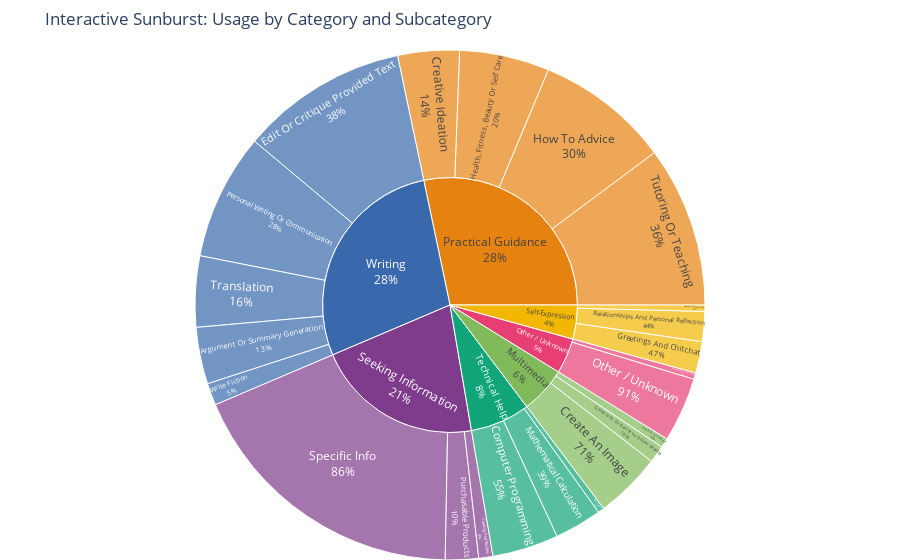

Notebook source saved alongside this figure:
### Code cell
# Marimekko (Mosaic) chart: category widths = totals; stacks = within-category shares
cat_totals = df.groupby('Category')['Percentage_clean'].sum().sort_values(ascending=False)
total = cat_totals.sum()
raw_widths = cat_totals / total

# Add gaps between columns
n_cat = len(raw_widths)
gap = 0.01  # fraction of total width per gap
total_gap = gap * max(n_cat - 1, 0)
scale = max(0.0, 1.0 - total_gap)
widths = raw_widths * scale

fig, ax = plt.subplots(figsize=(16, 8))
x_left = 0.0
category_centers = []
category_edges = []

# Assign one base color per category (column)
base_palette = sns.color_palette('Set2', n_colors=n_cat)
category_colors = {cat: base_palette[i] for i, cat in enumerate(widths.index)}

for i, (cat, width) in enumerate(widths.items()):
    sub = df[df['Category'] == cat].sort_values('Percentage_clean', ascending=False)
    cat_total = cat_totals[cat]
    heights = sub['Percentage_clean'] / cat_total
    y_bottom = 0.0
    # Generate tints of the base color for subcategories (vary by intensity)
    tints = sns.light_palette(category_colors[cat], n_colors=max(len(sub), 3), reverse=True)
    tints = tints[:len(sub)]
    # Iterate rows with corresponding heights and tints
    for (label, h), tint in zip(sub[['Subcategory']].assign(h=heights)[['Subcategory','h']].itertuples(index=False, name=None), tints):
        if h <= 0:
            continue
        ax.bar(x_left, h, width=float(width), bottom=y_bottom, align='edge', color=tint, edgecolor='white')
        if h > 0.07:
            ax.text(x_left + float(width)/2, y_bottom + h/2, str(label), ha='center', va='center', fontsize=12, fontweight='bold', color='black')
        y_bottom += h
    category_centers.append(x_left + float(width)/2)
    category_edges.append(x_left)
    x_left += float(width)
    if i < n_cat - 1:
        x_left += gap
# rightmost edge
category_edges.append(x_left)

ax.set_xlim(0, 1)
ax.set_ylim(0, 1)
ax.set_xticks(category_centers)
ax.set_xticklabels(widths.index, rotation=0, ha='center')
ax.set_yticks(np.linspace(0, 1, 6))
ax.set_yticklabels([f'{int(y*100)}%' for y in np.linspace(0, 1, 6)])
ax.set_title('Marimekko Chart: Usage by Category and Subcategory', fontsize=16, fontweight='bold')
ax.set_xlabel('Category share of total usage')
ax.set_ylabel('Share within category')

# draw column separators at edges and gaps
for x in category_edges:
    ax.axvline(x, color='white', linewidth=1)

# add legend for categories (base colors)
handles = [plt.Rectangle((0,0),1,1, color=category_colors[cat]) for cat in widths.index]
ax.legend(handles, widths.index, title='Category', bbox_to_anchor=(1.02, 1), loc='upper left', frameon=False)

plt.tight_layout()
plt.savefig('marimekko.png', dpi=300, bbox_inches='tight', facecolor='white')
plt.show()

print("Marimekko chart saved as 'marimekko.png'")

# Interactive Sunburst chart
import plotly.express as px

if 'Percentage_clean' not in df.columns:
    df['Percentage_clean'] = df['Percentage'].str.replace('%', '').astype(float)

fig_sb = px.sunburst(
    df,
    path=['Category', 'Subcategory'],
    values='Percentage_clean',
    color='Category',
    color_discrete_sequence=px.colors.qualitative.Bold,
    branchvalues='total',
    hover_data={'Percentage_clean': ':.1f'}
)
fig_sb.update_traces(
    textinfo='label+percent parent',
    hovertemplate='<b>%{label}</b><br>%{percentParent:.1%}<extra></extra>'
)
fig_sb.update_layout(
    title='Interactive Sunburst: Usage by Category and Subcategory',
    margin=dict(t=50, l=0, r=0, b=0)
)
fig_sb.show()
fig_sb.write_html('sunburst.html', include_plotlyjs='cdn', full_html=True)
print("Sunburst saved as 'sunburst.html'")

### Figure 1 — Plotly figure (JSON) as saved in the notebook; plotly's stock layout.template omitted (floating-point values rounded to 4 significant figures)
{"data": [{"branchvalues": "total", "customdata": [[18.3, "Seeking Information"], [2.1, "Seeking Information"], [0.4, "Technical Help"], [1.4, "Writing"], [0.4, "Self-Expression"], [0.4, "Other / Unknown"], [4.2, "Technical Help"], [4.2, "Multimedia"], [1.1, "Multimedia"], [1.9, "Self-Expression"], [8.5, "Practical Guidance"], [0.6, "Multimedia"], [3, "Technical Help"], [4.1, "Other / Unknown"], [10.2, "Practical Guidance"], [5.7, "Practical Guidance"], [10.6, "Writing"], [4.5, "Writing"], [8, "Writing"], [3.9, "Practical Guidance"], [0.9, "Seeking Information"], [3.6, "Writing"], [2, "Self-Expression"], [5.9, "Multimedia"], [4.5, "Other / Unknown"], [28.3, "Practical Guidance"], [21.3, "Seeking Information"], [4.3, "Self-Expression"], [7.6, "Technical Help"], [28.1, "Writing"]], "domain": {"x": [0, 1], "y": [0, 1]}, "hovertemplate": "<b>%{label}</b><br>%{percentParent:.1%}<extra></extra>", "ids": ["Seeking Information/Specific Info", "Seeking Information/Purchasable Products", "Technical Help/Data Analysis", "Writing/Write Fiction", "Self-Expression/Games And Role Play", "Other / Unknown/Asking About The Model", "Technical Help/Computer Programming", "Multimedia/Create An Image", "Multimedia/Generate Or Retrieve Other Media", "Self-Expression/Relationships And Personal Reflection", "Practical Guidance/How To Advice", "Multimedia/Analyze An Image", "Technical Help/Mathematical Calculation", "Other / Unknown/Other / Unknown", "Practical Guidance/Tutoring Or Teaching", "Practical Guidance/Health, Fitness, Beauty Or Self Care", "Writing/Edit Or Critique Provided Text", "Writing/Translation", "Writing/Personal Writing Or Communication", "Practical Guidance/Creative Ideation", "Seeking Information/Cooking And Recipes", "Writing/Argument Or Summary Generation", "Self-Expression/Greetings And Chitchat", "Multimedia", "Other / Unknown", "Practical Guidance", "Seeking Information", "Self-Expression", "Technical Help", "Writing"], "labels": ["Specific Info", "Purchasable Products", "Data Analysis", "Write Fiction", "Games And Role Play", "Asking About The Model", "Computer Programming", "Create An Image", "Generate Or Retrieve Other Media", "Relationships And Personal Reflection", "How To Advice", "Analyze An Image", "Mathematical Calculation", "Other / Unknown", "Tutoring Or Teaching", "Health, Fitness, Beauty Or Self Care", "Edit Or Critique Provided Text", "Translation", "Personal Writing Or Communication", "Creative Ideation", "Cooking And Recipes", "Argument Or Summary Generation", "Greetings And Chitchat", "Multimedia", "Other / Unknown", "Practical Guidance", "Seeking Information", "Self-Expression", "Technical Help", "Writing"], "marker": {"colors": ["rgb(127, 60, 141)", "rgb(127, 60, 141)", "rgb(17, 165, 121)", "rgb(57, 105, 172)", "rgb(242, 183, 1)", "rgb(231, 63, 116)", "rgb(17, 165, 121)", "rgb(128, 186, 90)", "rgb(128, 186, 90)", "rgb(242, 183, 1)", "rgb(230, 131, 16)", "rgb(128, 186, 90)", "rgb(17, 165, 121)", "rgb(231, 63, 116)", "rgb(230, 131, 16)", "rgb(230, 131, 16)", "rgb(57, 105, 172)", "rgb(57, 105, 172)", "rgb(57, 105, 172)", "rgb(230, 131, 16)", "rgb(127, 60, 141)", "rgb(57, 105, 172)", "rgb(242, 183, 1)", "rgb(128, 186, 90)", "rgb(231, 63, 116)", "rgb(230, 131, 16)", "rgb(127, 60, 141)", "rgb(242, 183, 1)", "rgb(17, 165, 121)", "rgb(57, 105, 172)"]}, "name": "", "parents": ["Seeking Information", "Seeking Information", "Technical Help", "Writing", "Self-Expression", "Other / Unknown", "Technical Help", "Multimedia", "Multimedia", "Self-Expression", "Practical Guidance", "Multimedia", "Technical Help", "Other / Unknown", "Practical Guidance", "Practical Guidance", "Writing", "Writing", "Writing", "Practical Guidance", "Seeking Information", "Writing", "Self-Expression", "", "", "", "", "", "", ""], "textinfo": "label+percent parent", "type": "sunburst", "values": [18.3, 2.1, 0.4, 1.4, 0.4, 0.4, 4.2, 4.2, 1.1, 1.9, 8.5, 0.6, 3, 4.1, 10.2, 5.7, 10.6, 4.5, 8, 3.9, 0.9, 3.6, 2, 5.9, 4.5, 28.3, 21.3, 4.3, 7.6, 28.1]}], "layout": {"legend": {"tracegroupgap": 0}, "margin": {"b": 0, "l": 0, "r": 0, "t": 50}, "sunburstcolorway": ["rgb(127, 60, 141)", "rgb(17, 165, 121)", "rgb(57, 105, 172)", "rgb(242, 183, 1)", "rgb(231, 63, 116)", "rgb(128, 186, 90)", "rgb(230, 131, 16)", "rgb(0, 134, 149)", "rgb(207, 28, 144)", "rgb(249, 123, 114)", "rgb(165, 170, 153)"], "title": {"text": "Interactive Sunburst: Usage by Category and Subcategory"}}}
